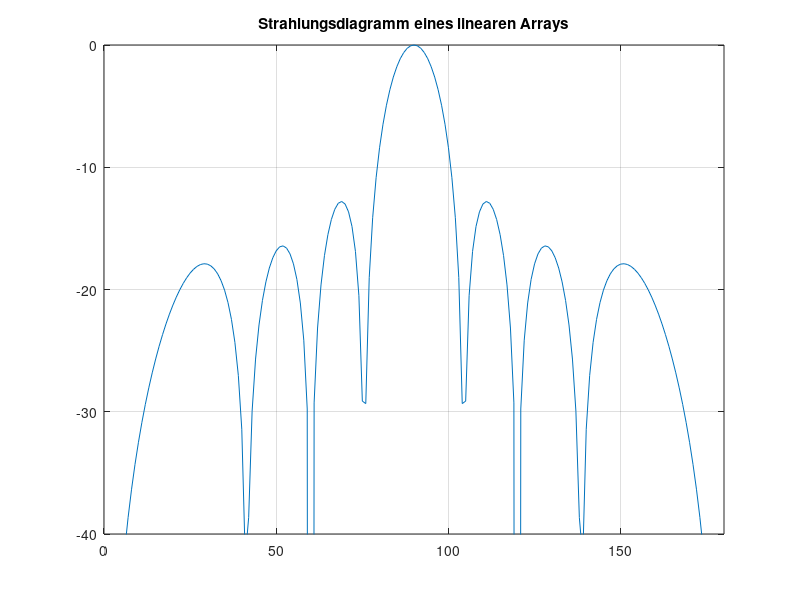

MATLAB code for this plot:
clear all; clc;

% d zu Lambda
d_L = 0.5;

% Anzahl Elemente
n = 8;

anzp = 300;
psi_d = linspace(0,180,anzp);
psi_r = deg2rad(psi_d);

anzp = 300;

s = 0;

re=0;
im=0;

for phi=0:180
    s=0;
    re=0;
    im=0;
    for k=1:n
        phase=d_L*2*pi*cos(deg2rad(phi))*(k-1);
        s=s+cos(phase)+j*sin(phase);
        re(k)=cos(phase);
        im(k)=sin(phase);
    end;
    % intens(phi+1) = s;
    im_l=0;re_l=0;
    for k=1:length(im)
        im_l=im_l+im(k);
        re_l=re_l+re(k);
    end;
    intens(phi+1) = sqrt(im_l^2+re_l^2);
end;

% Normierung
sn=abs(intens)/max(abs(intens));

sndb=20*log10(sn);
plot(linspace(0,180,181),sndb), grid on;
axis([0 180 -40 0]);
title('Strahlungsdiagramm eines linearen Arrays');